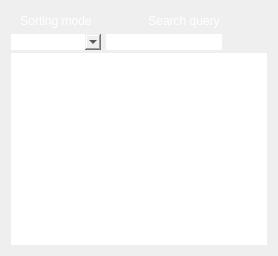
      <widget class="QWidget" name="noteListVerticalLayoutWidget">
       <layout class="QVBoxLayout" name="noteListVerticalLayout">
        <property name="spacing">
         <number>0</number>
        </property>
        <item>
         <layout class="QGridLayout" name="noteSortingAndSearchGridLayout">
          <property name="spacing">
           <number>0</number>
          </property>
          <item row="0" column="0">
           <widget class="QLabel" name="noteSortingModeLabel">
            <property name="sizePolicy">
             <sizepolicy hsizetype="Preferred" vsizetype="Fixed">
              <horstretch>0</horstretch>
              <verstretch>0</verstretch>
             </sizepolicy>
            </property>
            <property name="minimumSize">
             <size>
              <width>90</width>
              <height>20</height>
             </size>
            </property>
            <property name="maximumSize">
             <size>
              <width>120</width>
              <height>20</height>
             </size>
            </property>
            <property name="styleSheet">
             <string notr="true">border: none;
background: qlineargradient(x1: 0, y1: 0, x2: 0, y2: 1,
stop: 0 #a6a6a6, stop: 0.08 #7f7f7f,
stop: 0.39999 #717171, stop: 0.4 #626262,
stop: 0.9 #4c4c4c, stop: 1 #333333);
color: rgb(255, 255, 255);</string>
            </property>
            <property name="text">
             <string>Sorting mode</string>
            </property>
            <property name="alignment">
             <set>Qt::AlignCenter</set>
            </property>
            <property name="buddy">
             <cstring>noteSortingModeComboBox</cstring>
            </property>
           </widget>
          </item>
          <item row="0" column="1">
           <widget class="QLabel" name="searchQueryLabel">
            <property name="sizePolicy">
             <sizepolicy hsizetype="Preferred" vsizetype="Fixed">
              <horstretch>0</horstretch>
              <verstretch>0</verstretch>
             </sizepolicy>
            </property>
            <property name="minimumSize">
             <size>
              <width>0</width>
              <height>20</height>
             </size>
            </property>
            <property name="maximumSize">
             <size>
              <width>16777215</width>
              <height>20</height>
             </size>
            </property>
            <property name="styleSheet">
             <string notr="true">border: none;
background: qlineargradient(x1: 0, y1: 0, x2: 0, y2: 1,
stop: 0 #a6a6a6, stop: 0.08 #7f7f7f,
stop: 0.39999 #717171, stop: 0.4 #626262,
stop: 0.9 #4c4c4c, stop: 1 #333333);
color: rgb(255, 255, 255);</string>
            </property>
            <property name="text">
             <string>Search query</string>
            </property>
            <property name="alignment">
             <set>Qt::AlignCenter</set>
            </property>
            <property name="buddy">
             <cstring>searchQueryLineEdit</cstring>
            </property>
           </widget>
          </item>
          <item row="1" column="0">
           <widget class="QComboBox" name="noteSortingModeComboBox">
            <property name="minimumSize">
             <size>
              <width>90</width>
              <height>0</height>
             </size>
            </property>
            <property name="styleSheet">
             <string notr="true">border: none</string>
            </property>
           </widget>
          </item>
          <item row="1" column="1">
           <layout class="QHBoxLayout" name="searchQueryAndSaveHorizontalLayout">
            <property name="leftMargin">
             <number>5</number>
            </property>
            <property name="rightMargin">
             <number>5</number>
            </property>
            <item>
             <widget class="QLineEdit" name="searchQueryLineEdit">
              <property name="sizePolicy">
               <sizepolicy hsizetype="Expanding" vsizetype="Fixed">
                <horstretch>0</horstretch>
                <verstretch>0</verstretch>
               </sizepolicy>
              </property>
              <property name="minimumSize">
               <size>
                <width>100</width>
                <height>0</height>
               </size>
              </property>
              <property name="styleSheet">
               <string notr="true">border: none</string>
              </property>
             </widget>
            </item>
            <item>
             <widget class="QPushButton" name="saveSearchPushButton">
              <property name="text">
               <string/>
              </property>
              <property name="icon">
               <iconset theme="document-save">
                <normaloff/>
               </iconset>
              </property>
              <property name="flat">
               <bool>true</bool>
              </property>
             </widget>
            </item>
           </layout>
          </item>
         </layout>
        </item>
        <item>
         <widget class="QListWidget" name="noteListWidget">
          <property name="styleSheet">
           <string notr="true">border: none</string>
          </property>
          <property name="frameShape">
           <enum>QFrame::NoFrame</enum>
          </property>
         </widget>
        </item>
       </layout>
      </widget>
